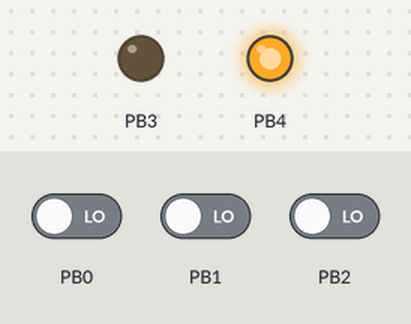
The program below on a simulated ATtiny13, built with avr-gcc and emulated at 1.2 MHz. Shown: output pins drawn as LEDs (lit = HIGH). The inputs (shaded band) are chosen by the test bench; at power-on: PB0 LOW, PB1 LOW, PB2 LOW. Sleep ends after the set time or at an interrupt.

Above: at 1.2 s.
1.3 s: PB0 driven HIGH
At 2.2 s:
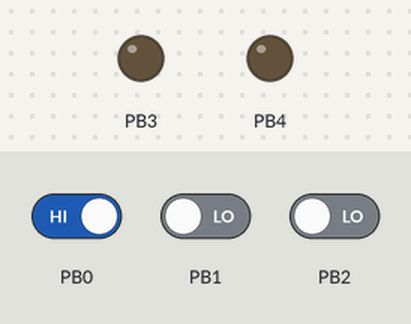
4.3 s: PB0 driven LOW
7.3 s: PB1 driven HIGH
At 9.41 s:
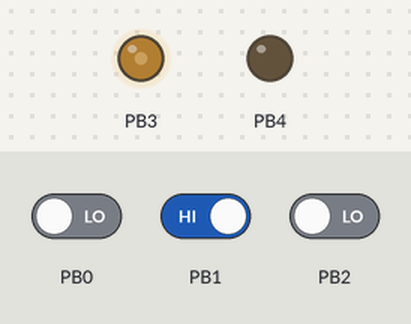
10.3 s: PB1 driven LOW
At 11.9 s:
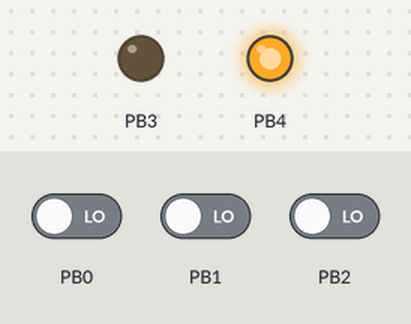
13.3 s: PB2 driven HIGH
At 15.2 s:
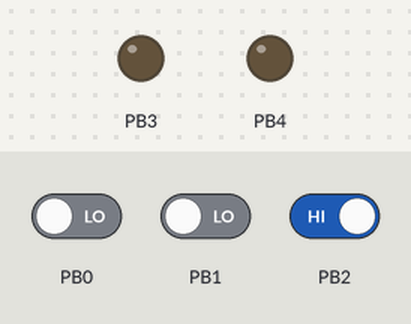
Timing chart, 0 to 17.3 s (numbered marks = the images above; inputs shaded):
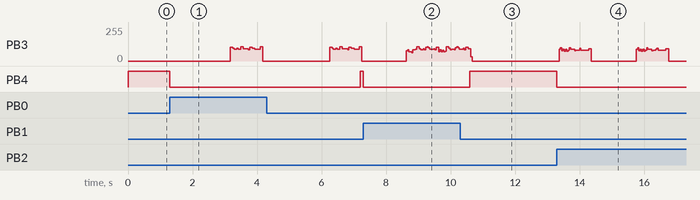

The program:

main.c
```c
/*
 * GccApplication1.c
 *
 * Created: 13.06.2020 18:42:29
 * Author : mitya
 */
#define F_CPU 1200000UL

#include <avr/io.h>
#include <avr/sleep.h>
#include <avr/interrupt.h>
#include <stdint.h>

volatile uint8_t send_counter = 0;
volatile uint16_t tick_counter = 0;
volatile uint8_t bit_to_send = 0;
volatile uint16_t next_send_tick = 1000;
volatile uint8_t button = 0; // 0-none, 1-left, 2-center, 3-right

const uint32_t sendaddrs[] = {3820897, 3820898, 3820900};

static inline uint8_t selectaddr(void)
{
	uint8_t idx;
	if (button == 2) { // Special behavior for middle button: 5 sends right, 12 both, 5 left
		if (send_counter >= 18) {
			idx = 3;
		} else if (send_counter >= 6)	{
			idx = 2;
		} else {
			idx = 1;
		}
	} else if (button == 1) {
		idx = 1;
	} else {
		idx = 3;
	}
	return idx;
}

static inline void send_bit(void)
{
	if (bit_to_send) {
		uint8_t idx = selectaddr();
		if (PORTB & _BV(PORTB3)) {
			PORTB &= ~_BV(PORTB3);
			next_send_tick += (((sendaddrs[idx] << (bit_to_send-1)) & 0x800000) > 0)?1:3;
			if (++bit_to_send > 24)
			{
				bit_to_send = 0;
				send_counter--;
				if (!send_counter) {
					// We had sent all. Disable transmitter, reset button number
					button = 0;
					PORTB |= _BV(PORTB4);
				}

			}
		} else {
			PORTB |= _BV(PORTB3);
			next_send_tick += (((sendaddrs[idx] << (bit_to_send-1)) & 0x800000) > 0)?3:1;
		}
	} else { // sync bit
		if (PORTB & _BV(PORTB3)) {
			PORTB &= ~_BV(PORTB3);
			next_send_tick += 31;
			++bit_to_send;
		} else {
			PORTB |= _BV(PORTB3);
			next_send_tick += 1;
		}
	}
}

/*
ISR(PCINT0_vect)
{

}
*/

// In CTC mode once when TIMSK0 == OCR0A
ISR(TIM0_COMPA_vect)
{
	++tick_counter;
	if (button && send_counter && tick_counter >= next_send_tick)
		send_bit();
}


static inline void setup(void)
{
	cli();
	OSCCAL = 60;

	DDRB = _BV(DDB3)|_BV(DDB4); // pin 2 and 3 out
	// Pullups on button pins
	//PORTB = _BV(PORTB0)|_BV(PORTB1)|_BV(PORTB2);
	PORTB |= _BV(PORTB4); // power key is inverted. Disable by default.

	set_sleep_mode(SLEEP_MODE_IDLE);
	// Set timer to CTC mode
	TCCR0A = _BV(WGM01);
	// Set prescaler to 8
	TCCR0B = _BV(CS01);
	// interrupt every 353us at 1.2 MHz internal clock
	OCR0A = 53;
	// Overflow interrupt enable
	TIMSK0 = _BV(OCIE0A);

	// Enable interrupt on pins 5, 6, 7 change
	//PCMSK = _BV(PCINT0)|_BV(PCINT1)|_BV(PCINT2);
	// Enable PC Interrupt
	//GIMSK = _BV(PCIE);

	sei();
}

int main(void)
{
	uint8_t rnd = 45;
	setup();
	while (1) {
		cli();
		if (!button) {
			// check what pin changed and do things
			if        ((PINB & _BV(PINB0))) {
				button = 1;
			} else if ((PINB & _BV(PINB1))) {
				button = 2;
			} else if ((PINB & _BV(PINB2))) {
				button = 3;
			} else {
				button = 0;
			}
		}
		if (button && (!send_counter)) {
			bit_to_send = 0;
			rnd = (0xa3 * rnd * (uint8_t) tick_counter) + 1;
			// prevent overflow on wait for send
			tick_counter = 0;
			next_send_tick = tick_counter + ((uint16_t) rnd << 5); //wait up to 3 seconds before start sending (0-255 times 32-tick periods)
			send_counter = 22; //22 sends are 1 second
			set_sleep_mode(SLEEP_MODE_IDLE); // to allow timer run
			PORTB &= ~_BV(PORTB4); // powerup radio
		}
		sei();
		sleep_mode();
	}
}
```

Measured:
- after the input at 4.3 s, PB4: LOW → HIGH after 2.9 s
- after the input at 7.3 s, PB4: HIGH → LOW at once
- after the input at 10.3 s, PB4: LOW → HIGH after 0.30 s
- after the input at 13.3 s, PB4: HIGH → LOW at once
